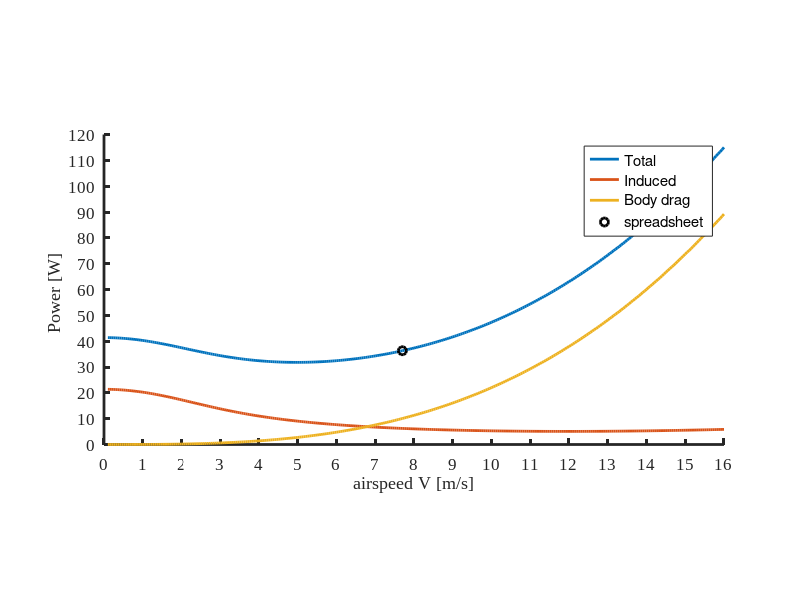
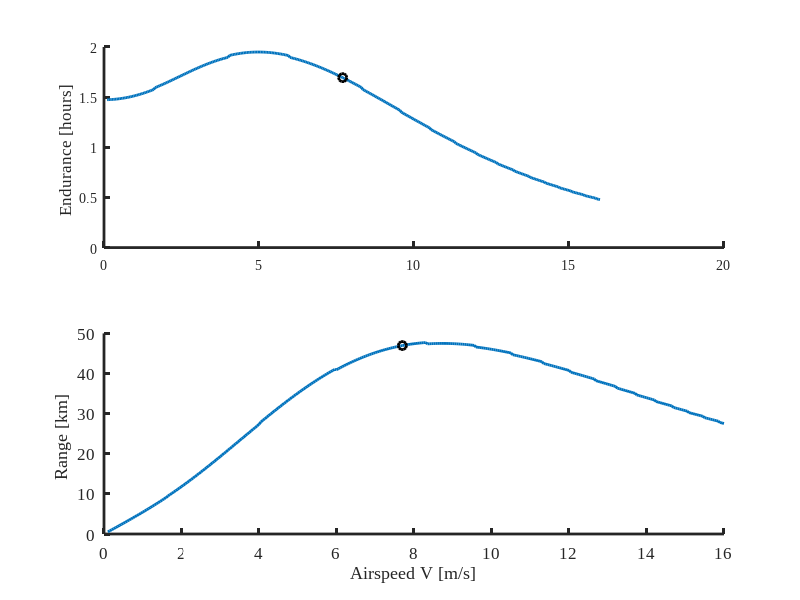

Write MATLAB code to recreate these figures, in order.
%%%% Titan Aerial Daughtercraft (TAD) %%%%%%%%%%%%%%%%
%%%% Momentum theory based parametric analysis %%%%%%%
%%%% Lander mission design %%%%%%%%%%%%%%%%%%%%%%%%%%%
%%%% 06/18/2018 %%%%%%%%%%%%%%%%%%%%%%%%%%%%%%%%%%%%%%
%%%% Daiju uehara, Larry Matthies, Phil Tokumaru %%%%% 

clc 
% clear all

% Define planet paremeters on Titan
a = 190;% speed of sound [m/s]
rho = 5.34;% air density [kg/m^3]
g = 1.352;% gravity [m/s^2]
nu = 1.2e-6;% kinematic viscosity [m^2/s]

%%
% Define vehicle parameters
m = 4;% vehicle mass [kg]
N = m*g;% vehicle weight [N]
Nr = 4;% number of rotor, assuming a quadcopter config

% Hover performance assumption
FM = 0.72;% rotor figure of merit is given parameter in this analysis 
Mtip = 0.18;% Tip mach number
DL = 50/g;% disk loading [kg/m^2] typical for toy-scale helicopter?

% Parameters of each rotor 
Vtip = Mtip*a;% Tip speed [m/s]
A = m/Nr/DL;% disk area
R = sqrt(A/pi);% rotor radius [m]
omega = Vtip/R;% angular velocity [rad/s]
RPM = 2*pi/omega*60;% angular velocity [RPM]

% Ideal hover power 
Th = N/Nr;%thrust of each rotor for hover
vh = sqrt(DL*g/2/rho);% ideal induced velocity in hover
Ph = Th*vh;% ideal induced power in hover

% Payload fuselage design
it = 0.06;% insulation thickness [m]
pl = 0.17;% payload length [m]
pw = 0.12;% payload width [m]
ph = 0.07;% payload height [m]
Ap = 0.012;% payload frontal area [m^2] or pw x ph 
mp = 2;% payload mass [kg]
ma = 0.5;% avionics mass [kg]
da = 2500;% avionics density [kg/m^3]
va = ma/da;% avionics volume [m^3]
de = 2500;% energy storage density [kg/m^3]
Cdmulti = 1.5;% drag multiplier

% Efficiency coefficients
etam = 0.80;% motor efficiency 
etac = 0.95;% control efficiency 

etafw = FM*etam*etac;% total forward flight efficiency
kinduced = 1.15;% induced power factor 

% Blade parameters
dblade = 0.15;% blade mass density based on disk area [kg/m^2]
mblade = dblade*A*4;
Cdblade = 0.007;% blade drag coefficient

% Support tube mass
msupport = 0.0720*R*Nr;

% Motor constant 
m1 = 0.003;% motor constant [kg]
m2 = 0.322;% motor constant [kg/N-m]

% Battery specific energy
Ebconst = 100;% Wh/kg

%%
% Forward flight analysis
V = 0.1:0.05:16;% forward speed flight range
% Optimize disk angle of attack till maximum mission radius is found
% AoAop = zeros(1,length(V));
mbattery = 0;
counter = 0;
alpha = zeros(1,length(V));
time = zeros(1,length(V));
hours = zeros(1,length(V));
range = zeros(1,length(V));
rm = zeros(1,length(V));
Ps = zeros(1,length(V));
Qs = zeros(1,length(V));
mba = zeros(1,length(V));
Thrust = zeros(1,length(V));
Pis = zeros(1,length(V));
Pps = zeros(1,length(V));
vis = zeros(1,length(V));

for ii = 1:length(V)
    clear mtotal
    mtotal = 0;
    mbattery = 0;
    counter = 0;
    while abs(m-mtotal) > 10^(-2) 
        mbattery = mbattery+0.005;
        evolume = mbattery/de;% energy storage volume [m^3]
        wbvolume = evolume+va;% warm box volume [m^3]
        wblength = (wbvolume)^(1/3);% warm box side length [m]
        Awb = (wblength+it)^2;% warm box frontal area with insulation [m^2]
        Afuselage = Awb+Ap;% payload + warm box [m^2]
        lre = Afuselage/pw;% characteristic length for Re [m]
        Re = V(1,ii)*lre/nu;% Reynolds number
        if Re < 2e5
            Cdbody = 0.47;% drag coefficient of vehicle body
        else
            Cdbody = 0.18;
        end
        Dbody = 1/2*Cdmulti*Cdbody*V(1,ii)^2*rho*Afuselage;% parasite drag [N]
        Ppara = Dbody*V(1,ii);% Parasite power [W]
        Drotor = Dbody/Nr;% drag per rotor [N]
        AoA = atan(Drotor/Th);% disk angle of attack [rad]
        degree = rad2deg(AoA);% AoA [deg]
        Ttotal = sqrt(Drotor^2+Th^2);% Total thrust of each rotor [N]
        mu = V(1,ii)*cos(AoA)/(Vtip);
        Ct = Ttotal/(rho*A*Vtip^2);
        lambda = sqrt(Ct/2);
        lambda_old = 10*lambda;
        iter = 0;
        while abs(lambda_old-lambda) > 10^-3 && lambda ~= 0
            lambda_old = lambda;
            lambda = lambda - (lambda-mu*tan(AoA)-Ct/2/sqrt(mu^2+lambda^2))...
                     /(1+Ct/2*lambda/((mu^2+lambda^2)^(3/2)));
            iter = iter + 1;
        end
        vi = lambda*Vtip-V(1,ii)*sin(AoA);% induced velocity in forward flight
        Pi = Ttotal*vi;% induced power without induced loss
        Profile = 20;
        Paero = Pi*Nr/etafw+Ppara+Profile;% no profile power because of the momentum theory based analysis
        Paerorotor = Paero/Nr;% shaft power of each rotor 
        mskin = 1.600*8*Afuselage;% Fuselage mass
        rch = Pi/Ph;% ratio of forward flight induced power to hover 
        Q = Paerorotor/omega;% Torque of each rotor [Nm]
        mmotor = m1+m2*Q;% motor mass [kg]
        
        % Find total mass required
        mtotal = mp+ma+mskin+mbattery+mmotor*Nr+msupport+mblade+0.1*m;% total mass [kg]
        counter = counter+1;

    end  
        Eb = Ebconst*mbattery;% battery energy [Wh]
        time(1,ii) = Eb/Paero*3600;% mission endurance [s]
        hours(1,ii) = time(1,ii)/3600;% mission endurance [h]
        range(1,ii) = time(1,ii)*V(1,ii)/1000;% mission range [km]
        rm(1,ii) = range(1,ii)/2;% mission radius [km]
        Qs(1,ii) = Q;
        alpha(1,ii) = degree;
        mba(1,ii) = mbattery;
        Thrust(1,ii) = Ttotal;
        Ps(1,ii) = Paero;
        Pis(1,ii) = Pi*Nr/etafw;
        Pps(1,ii) = Ppara;
        vis(1,ii) = vi;
end
%%
phil = 7.69;
% [7.69 	7.80	7.91	7.96	8.03	7.97	8.01	8.06	8.11]
Vdiff = abs(V-phil);
[mini,Imin] = min(Vdiff);
%%
figure(1)
hold on
si = 2;
h5 = plot(V,Ps,'linewidth',si);
plot(V,Pis,'linewidth',si)
plot(V,Pps,'linewidth',si)
hh5 = plot(V(1,Imin),Ps(1,Imin),'ok','linewidth',si);

h = gca;
grid off;
fs = 12;
% set(h,'GridAlpha',0.1,'GridLineStyle','--','GridColor',[0.5 0.5 0.5]);
% title('ground config');
xlabel('airspeed V [m/s]','FontSize',fs);
ylabel('Power [W] ','FontSize',fs);
set(h,'FontName','Times New Roman','linewidth',si);
set(h,'FontName','Times New Roman','linewidth',si);
legend('Total','Induced','Body drag','spreadsheet');

a1 = 0;
a2 = 16;
b1 = 0;
b2 = 120;
xlim([a1 a2]);
ylim([b1 b2]);

FS = 12;
xt = a1:1:a2 ;
set(h,'XTick',xt) ;
set(h,'XTickLabel',xt,'fontsize',FS) ;
yt = b1:10:b2 ; 
set(h,'YTick',yt) ;
set(h,'YTickLabel',yt,'fontsize',FS) ;
pbaspect([2 1 1])
%%
figure(2)
si = 2;
subplot(2,1,1)
hold on
hhh5 = plot(V,hours,'linewidth',si);
hhhh5 = plot(V(1,Imin),hours(1,Imin),'ok','linewidth',si);

h = gca;
grid off;
fs = 12;

ylabel('Endurance [hours] ','FontSize',fs);
set(h,'FontName','Times New Roman','linewidth',si);
set(h,'FontName','Times New Roman','linewidth',si);

subplot(2,1,2)
hold on
hhhhh5 = plot(V,range,'linewidth',si);
hhhhhh5 = plot(V(1,Imin),range(1,Imin),'ok','linewidth',si);

h = gca;
grid off;
fs = 12;

xlabel('Airspeed V [m/s]','FontSize',fs);
ylabel('Range [km] ','FontSize',fs);
set(h,'FontName','Times New Roman','linewidth',si);
set(h,'FontName','Times New Roman','linewidth',si);

a1 = 0;
a2 = 16;
b1 = 0;
b2 = 5.5;
xlim([a1 a2]);
% ylim([b1 b2]);

FS = 12;
xt = a1:2:a2 ;
set(h,'XTick',xt) ;
set(h,'XTickLabel',xt,'fontsize',FS) ;
% yt = b1:0.5:b2 ; 
% set(h,'YTick',yt) ;
% set(h,'YTickLabel',yt,'fontsize',FS) ;


